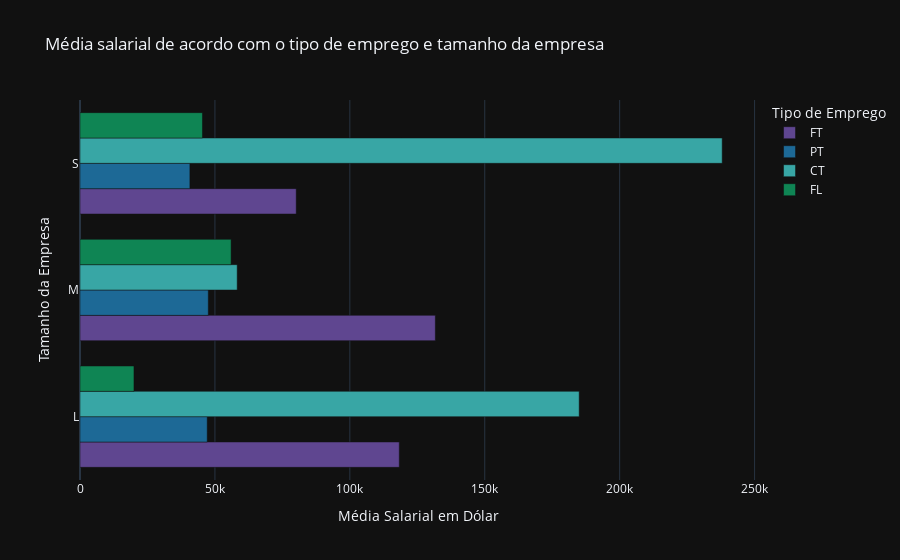

The notebook cell this image was saved under:
### Code cell
px.bar(dt, x='salary_in_usd', y='company_size', color ='employment_type', barmode ='group', orientation='h', 
title = "Média salarial de acordo com o tipo de emprego e tamanho da empresa",
labels = {
    'employment_type': 'Tipo de Emprego',
    'salary_in_usd' : 'Média Salarial em Dólar' , 
    'company_size' : 'Tamanho da Empresa'
}, color_discrete_sequence=  px.colors.qualitative.Prism , template= 'plotly_dark')

### Figure 1 — Plotly figure (JSON) as saved in the notebook; plotly's stock layout.template omitted (floating-point values rounded to 4 significant figures)
{"data": [{"alignmentgroup": "True", "hovertemplate": "Tipo de Emprego=FT<br>Média Salarial em Dólar=%{x}<br>Tamanho da Empresa=%{y}<extra></extra>", "legendgroup": "FT", "marker": {"color": "rgb(95, 70, 144)", "pattern": {"shape": ""}}, "name": "FT", "offsetgroup": "FT", "orientation": "h", "showlegend": true, "textposition": "auto", "type": "bar", "x": [118330, 131684, 80136], "xaxis": "x", "y": ["L", "M", "S"], "yaxis": "y"}, {"alignmentgroup": "True", "hovertemplate": "Tipo de Emprego=PT<br>Média Salarial em Dólar=%{x}<br>Tamanho da Empresa=%{y}<extra></extra>", "legendgroup": "PT", "marker": {"color": "rgb(29, 105, 150)", "pattern": {"shape": ""}}, "name": "PT", "offsetgroup": "PT", "orientation": "h", "showlegend": true, "textposition": "auto", "type": "bar", "x": [47152, 47552, 40729], "xaxis": "x", "y": ["L", "M", "S"], "yaxis": "y"}, {"alignmentgroup": "True", "hovertemplate": "Tipo de Emprego=CT<br>Média Salarial em Dólar=%{x}<br>Tamanho da Empresa=%{y}<extra></extra>", "legendgroup": "CT", "marker": {"color": "rgb(56, 166, 165)", "pattern": {"shape": ""}}, "name": "CT", "offsetgroup": "CT", "orientation": "h", "showlegend": true, "textposition": "auto", "type": "bar", "x": [185000, 58258, 238000], "xaxis": "x", "y": ["L", "M", "S"], "yaxis": "y"}, {"alignmentgroup": "True", "hovertemplate": "Tipo de Emprego=FL<br>Média Salarial em Dólar=%{x}<br>Tamanho da Empresa=%{y}<extra></extra>", "legendgroup": "FL", "marker": {"color": "rgb(15, 133, 84)", "pattern": {"shape": ""}}, "name": "FL", "offsetgroup": "FL", "orientation": "h", "showlegend": true, "textposition": "auto", "type": "bar", "x": [20000, 56000, 45393], "xaxis": "x", "y": ["L", "M", "S"], "yaxis": "y"}], "layout": {"barmode": "group", "legend": {"title": {"text": "Tipo de Emprego"}, "tracegroupgap": 0}, "title": {"text": "Média salarial de acordo com o tipo de emprego e tamanho da empresa"}, "xaxis": {"anchor": "y", "domain": [0, 1], "title": {"text": "Média Salarial em Dólar"}}, "yaxis": {"anchor": "x", "domain": [0, 1], "title": {"text": "Tamanho da Empresa"}}}}
